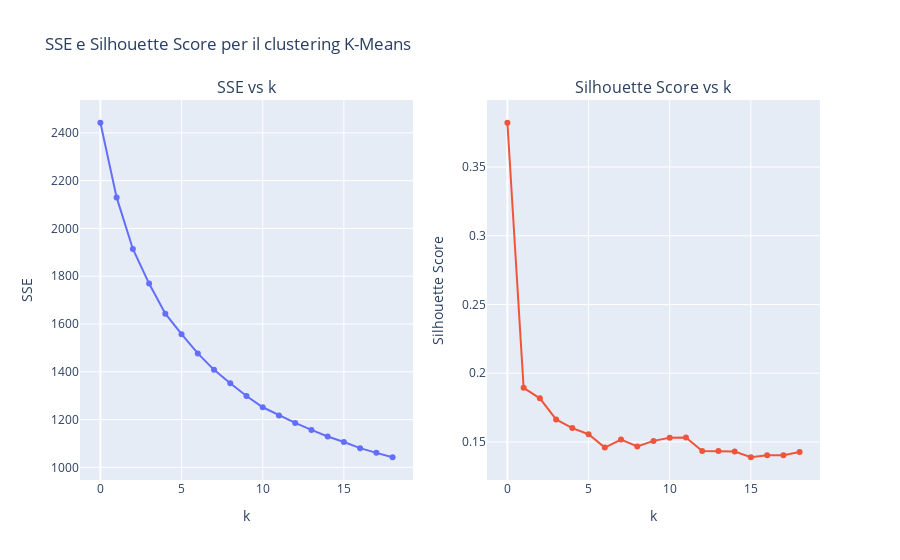

Notebook code for this chart:
### Code cell
# Crea la figura con due sottotrame (subplots)
fig = make_subplots(rows=1, cols=2, subplot_titles=("SSE vs k", "Silhouette Score vs k"))

# Grafico SSE vs k
fig.add_trace(
    go.Scatter(x=list(range(len(sse_list))), y=sse_list, mode='lines+markers', name="SSE"),
    row=1, col=1
)
fig.update_xaxes(title_text="k", row=1, col=1)
fig.update_yaxes(title_text="SSE", row=1, col=1)

# Grafico Silhouette Score vs k
fig.add_trace(
    go.Scatter(x=list(range(len(sil_list))), y=sil_list, mode='lines+markers', name="Silhouette"),
    row=1, col=2
)
fig.update_xaxes(title_text="k", row=1, col=2)
fig.update_yaxes(title_text="Silhouette Score", row=1, col=2)

# Layout generale della figura
fig.update_layout(title_text="SSE e Silhouette Score per il clustering K-Means",
                  showlegend=False)

# Mostra il grafico
fig.show()

# Mostra il valore dell'SSE per k=6
# print(sse_list[4]) # Corrisponde a k = 6, dato che la lista parte da 0

### Figure 1 — Plotly figure (JSON) as saved in the notebook; plotly's stock layout.template omitted (floating-point values rounded to 4 significant figures)
{"data": [{"mode": "lines+markers", "name": "SSE", "type": "scatter", "x": [0, 1, 2, 3, 4, 5, 6, 7, 8, 9, 10, 11, 12, 13, 14, 15, 16, 17, 18], "xaxis": "x", "y": [2442.0, 2130.0, 1914.0, 1769.0, 1643.0, 1557.0, 1477.0, 1408.0, 1352.0, 1299.0, 1251.0, 1217.0, 1186.0, 1157.0, 1129.0, 1106.0, 1080.0, 1061.0, 1042.0], "yaxis": "y"}, {"mode": "lines+markers", "name": "Silhouette", "type": "scatter", "x": [0, 1, 2, 3, 4, 5, 6, 7, 8, 9, 10, 11, 12, 13, 14, 15, 16, 17, 18], "xaxis": "x2", "y": [0.3822, 0.1893, 0.1817, 0.1664, 0.16, 0.1556, 0.1459, 0.1517, 0.1466, 0.1507, 0.1529, 0.1532, 0.1434, 0.1433, 0.143, 0.1388, 0.1402, 0.1403, 0.1427], "yaxis": "y2"}], "layout": {"annotations": [{"font": {"size": 16}, "showarrow": false, "text": "SSE vs k", "x": 0.225, "xanchor": "center", "xref": "paper", "y": 1, "yanchor": "bottom", "yref": "paper"}, {"font": {"size": 16}, "showarrow": false, "text": "Silhouette Score vs k", "x": 0.775, "xanchor": "center", "xref": "paper", "y": 1, "yanchor": "bottom", "yref": "paper"}], "showlegend": false, "title": {"text": "SSE e Silhouette Score per il clustering K-Means"}, "xaxis": {"anchor": "y", "domain": [0, 0.45], "title": {"text": "k"}}, "xaxis2": {"anchor": "y2", "domain": [0.55, 1], "title": {"text": "k"}}, "yaxis": {"anchor": "x", "domain": [0, 1], "title": {"text": "SSE"}}, "yaxis2": {"anchor": "x2", "domain": [0, 1], "title": {"text": "Silhouette Score"}}}}
